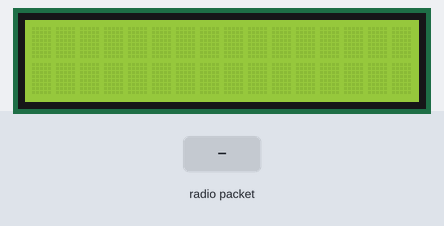
A sketch run on a simulated Arduino Uno, built with avr-gcc and run on an emulated ATmega328P. On the bench: 16×2 character LCD. Inputs (shaded band) come from the test bench. No radio packets arrive unless stated; what the sketch prints to the serial monitor is not drawn.

Above: at 1.2 s.
1.3 s: radio packet "1" arrives
At 2.5 s:
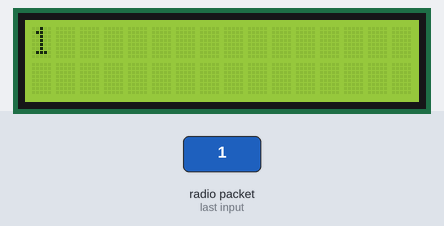
2.8 s: radio packet "0" arrives
At 3.8 s:
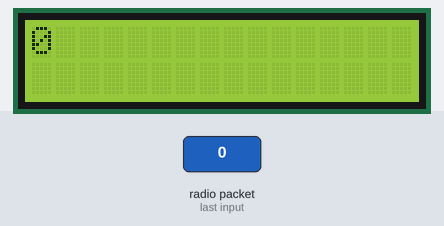
4.3 s: radio packet "2" arrives
At 4.9 s:
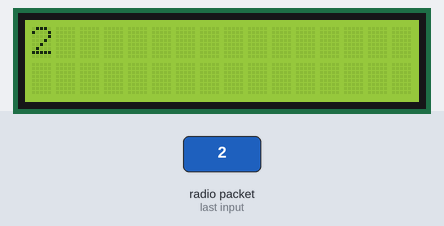
Timing chart, 0 to 7.3 s (numbered marks = the images above; inputs shaded):
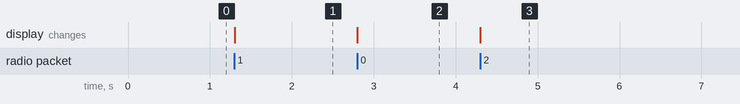

The sketch:

MASTER.ino
```cpp
// Приемник (идет) маленький Китай

#include <SPI.h>
#include <LoRa.h>
#include <LiquidCrystal.h>
LiquidCrystal lcd(2,3,4,5,6,7);

void setup() {

  Serial.begin(9600);
  while (!Serial);

  Serial.println("LoRa Receiver");

  if (!LoRa.begin(433E6)) {
    Serial.println("Starting LoRa failed!");
    while (1);
  }

    lcd.begin(16, 2);
  // Print a message to the LCD.
// lcd.print("Paket:");

}


void loop() {
  // try to parse packet
  int packetSize = LoRa.parsePacket();
  int rssi = LoRa.packetRssi();


 int k=0;
 int m=0;
 int n=0;
  if (packetSize) {
    // received a packet
    Serial.print("Received packet '");

    // read packet
    while (LoRa.available()) {
      char number = ((char)LoRa.read());
     Serial.print(number);

      lcd.setCursor(k,m);
      lcd.write(number);
      k++;
      lcd.setCursor(14,0);
      if (k>13) {

        m=1; k=0;
      lcd.setCursor(k,m);
      //n++;

      }
      //char number = (LoRa.read());
      //lcd.setCursor(1, 2);
      //int number = LoRa.read();
              }


    // print RSSI of packet
    Serial.print("' with RSSI ");
    Serial.println(LoRa.packetRssi());


    lcd.setCursor(1,2);
   // lcd.write(number);

    /*lcd.setCursor(0,1);
    lcd.print("RSSI:");
    lcd.print(rssi);
    lcd.setCursor(9,1);
    lcd.print("Bytes:");
    lcd.print(packetSize);
   */
  }

    // set the cursor to column 0, line 1
  // (note: line 1 is the second row, since counting begins with 0):
  //lcd.setCursor(0, 1);
  // print the number of seconds since reset:
 // lcd.print((char)LoRa.read());

}
```

Measured:
- after the input at 1.3 s, the display: changes at once (image 1)
- after the input at 2.8 s, the display: changes at once (image 2)
- after the input at 4.3 s, the display: changes at once (image 3)
